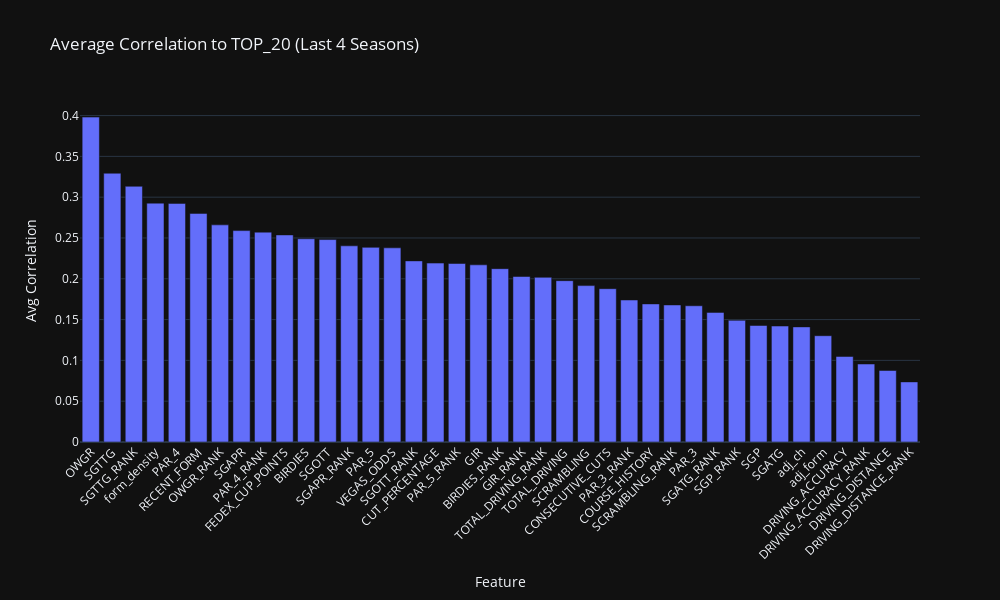

Notebook code for this chart:
### Markdown cell above
**Average of Last 4 Years**

### Code cell
import pandas as pd
import numpy as np
import plotly.express as px

# === Rebuild correlation matrices for the 4 most recent seasons ===
cor = {}
recent_seasons = sorted(training_df["SEASON"].unique())[-4:]

for season in recent_seasons:
    df_season = training_df[training_df["SEASON"] == season].copy()
    numeric_cols = df_season.select_dtypes(include=["float64", "int64"])
    cor[int(season)] = numeric_cols.corr().abs()

# === Combine into one summary DataFrame ===
cor_df = pd.DataFrame()

for season in recent_seasons:
    df = cor[season].reset_index()
    if "TOP_20" not in df.columns:
        continue
    temp = df[["index", "TOP_20"]].copy()
    temp = temp.rename(columns={"TOP_20": str(season)})
    if cor_df.empty:
        cor_df = temp
    else:
        cor_df = cor_df.merge(temp, on="index", how="outer")

# Drop target and metadata rows
cor_df = cor_df[~cor_df["index"].isin(["TOP_20", "FINAL_POS", "SEASON"])]

# Compute average correlation across seasons
cor_df["AVERAGE"] = cor_df.drop(columns=["index"]).mean(axis=1)
cor_df = cor_df.sort_values(by="AVERAGE", ascending=False)

# === Plotly Bar Chart ===
fig = px.bar(
    cor_df,
    x="index",
    y="AVERAGE",
    title="Average Correlation to TOP_20 (Last 4 Seasons)",
    labels={"index": "Feature", "AVERAGE": "Avg Correlation"},
    template="plotly_dark"
)

fig.update_layout(
    xaxis_tickangle=-45,
    height=600,
    width=1000,
    showlegend=False
)

fig.show()

### Figure 1 — Plotly figure (JSON) as saved in the notebook; plotly's stock layout.template omitted (floating-point values rounded to 4 significant figures)
{"data": [{"hovertemplate": "Feature=%{x}<br>Avg Correlation=%{y}<extra></extra>", "legendgroup": "", "marker": {"color": "#636efa", "pattern": {"shape": ""}}, "name": "", "orientation": "v", "showlegend": false, "textposition": "auto", "type": "bar", "x": ["OWGR", "SGTTG", "SGTTG_RANK", "form_density", "PAR_4", "RECENT_FORM", "OWGR_RANK", "SGAPR", "PAR_4_RANK", "FEDEX_CUP_POINTS", "BIRDIES", "SGOTT", "SGAPR_RANK", "PAR_5", "VEGAS_ODDS", "SGOTT_RANK", "CUT_PERCENTAGE", "PAR_5_RANK", "GIR", "BIRDIES_RANK", "GIR_RANK", "TOTAL_DRIVING_RANK", "TOTAL_DRIVING", "SCRAMBLING", "CONSECUTIVE_CUTS", "PAR_3_RANK", "COURSE_HISTORY", "SCRAMBLING_RANK", "PAR_3", "SGATG_RANK", "SGP_RANK", "SGP", "SGATG", "adj_ch", "adj_form", "DRIVING_ACCURACY", "DRIVING_ACCURACY_RANK", "DRIVING_DISTANCE", "DRIVING_DISTANCE_RANK"], "xaxis": "x", "y": [0.3981, 0.3294, 0.3133, 0.2927, 0.2924, 0.2801, 0.2661, 0.2591, 0.2572, 0.2537, 0.2491, 0.2481, 0.2404, 0.2385, 0.2379, 0.2219, 0.2192, 0.2187, 0.2171, 0.2124, 0.2028, 0.2018, 0.1977, 0.1916, 0.1879, 0.174, 0.1692, 0.1679, 0.1669, 0.1588, 0.1491, 0.1428, 0.1421, 0.1411, 0.1302, 0.1048, 0.09555, 0.08761, 0.07365], "yaxis": "y"}], "layout": {"barmode": "relative", "height": 600, "legend": {"tracegroupgap": 0}, "showlegend": false, "title": {"text": "Average Correlation to TOP_20 (Last 4 Seasons)"}, "width": 1000, "xaxis": {"anchor": "y", "domain": [0, 1], "tickangle": -45, "title": {"text": "Feature"}}, "yaxis": {"anchor": "x", "domain": [0, 1], "title": {"text": "Avg Correlation"}}}}
